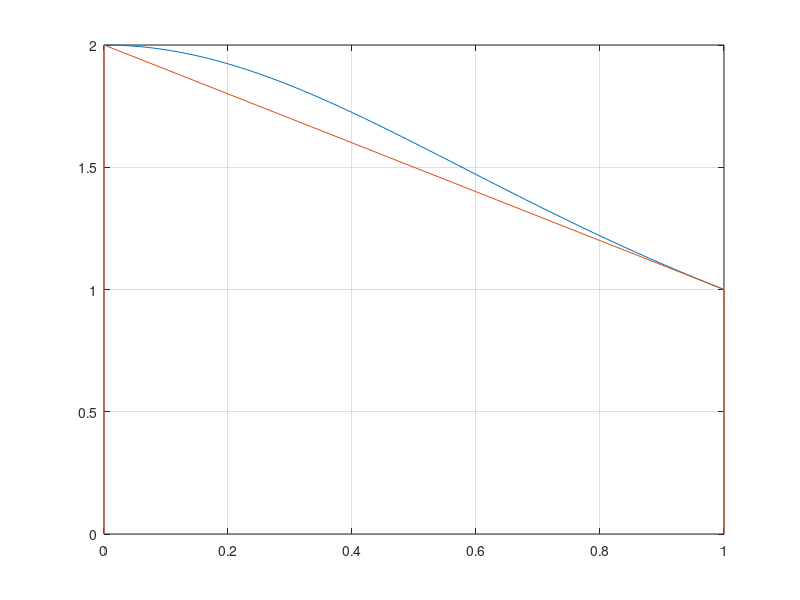

Reproduce this figure in MATLAB.
%1
%a
a=0;
b=1;
f=@(x) 2./(1+x.^2);
trp = ((b-a)/2)*(f(a)+f(b));
fprintf('Ex 1 a) Approx using trapezium = %2.5f\n',trp);


%b
xplot = 0:0.01:1;
fplot = f(xplot);
figure
plot(xplot,fplot)
hold on
grid on
x_trap = [0 0 1 1];
y_trap = [0 f(0) f(1) 0];
plot(x_trap,y_trap)

%c
simp = ((b-a)/6)*(f(a) + 4*f((a+b)/2)+f(b));
fprintf('Ex 1 c) Approx using Simpson = %2.5f\n',simp);

%2
clear
fprintf('\n')
a=1.4;
b=2;
c=1;
d=1.5;
f=@(x,y) log(x+2*y);
trap = (((b-a)*(d-c))/16) * ( f(a,c) + f(a,d) + f(b,c) + f(b,d) + 2*f((a+b)/2,c)+ 2*f((a+b)/2,d)+ 2*f(a,(c+d)/2) + 2*f(b,(c+d)/2) + 4* f((a+b)/2,(c+d)/2)); 
fprintf('Ex 2 Approximation for integral = %2.5f, correct value is %2.5f\n',trap, 0.4295545);

%3
clear
fprintf('\n')
p=75;
r=110;
a=0;
b=2*pi;
f=@(x) (1-((p/r)^2).*sin(x)).^(1/2);

n=10;
h=(b-a)/n;
xk = a + (0:n)*h;
reptrap = ((b-a)/(2*n)) * (f(a)+ f(b) + 2*sum(f(xk(2:n))));
approx = ((60*r)/(r^2-p^2))*reptrap;
fprintf('Ex 3 Approx with n=10 is %2.5f\n',approx);
n=20;
h=(b-a)/n;
xk = a + (0:n)*h;
reptrap = ((b-a)/(2*n)) * (f(a)+ f(b) + 2*sum(f(xk(2:n))));
approx2 = ((60*r)/(r^2-p^2))*reptrap;
fprintf('Ex 3 Approx with n=20 is %2.5f\n',approx2);

%4
clear
fprintf('\n')
a=1;
b=2;
f=@(x) x.*log(x);
n=10;
h=(b-a)/n;
xk = a + (0:n)*h;
reptrap = ((b-a)/(2*n)) * (f(a)+ f(b) + 2*sum(f(xk(2:n))));
fprintf('Ex 4 Approx for n=%d is %2.5f, correct value is %2.5f\n',n,reptrap, 0.6362943688583);

%5
clear
fprintf('\n')
a=0;
b=pi;
f=@(x) 1./(4+sin(20*x));

n=10;
h=(b-a)/n;
xk = a + (0:n)*h;
approx = ((b-a)/(6*n))* (f(a)+f(b)+2*sum(f(xk(2:n)))+4*sum(f((xk(1:n)+xk(2:n+1))/2)));
fprintf('Ex 5 Approx with n=10 is %2.5f\n',approx);

n=30;
h=(b-a)/n;
xk = a + (0:n)*h;
approx = ((b-a)/(6*n))* (f(a)+f(b)+2*sum(f(xk(2:n)))+4*sum(f((xk(1:n)+xk(2:n+1))/2)));
fprintf('Ex 5 Approx with n=30 is %2.5f, correct value is: %2.5f\n',approx, 0.81115);

%6
clear
fprintf('\n');
a=0;
b=0.5;
f=@(t) exp(1).^(-t.^2);

n=4;
h=(b-a)/n;
xk = a + (0:n)*h;
approx = ((b-a)/(6*n))* (f(a)+f(b)+2*sum(f(xk(2:n)))+4*sum(f((xk(1:n)+xk(2:n+1))/2)));
res= (2/sqrt(pi))*approx;
fprintf('Ex 6 Approx with n=%d is %2.9f, actual result = %2.9f\n',n,res,0.520499876);

n=10;
h=(b-a)/n;
xk = a + (0:n)*h;
approx = ((b-a)/(6*n))* (f(a)+f(b)+2*sum(f(xk(2:n)))+4*sum(f((xk(1:n)+xk(2:n+1))/2)));
res= (2/sqrt(pi))*approx;
fprintf('Ex 6 Approx with n=%d is %2.9f, correct value is: %2.9f\n',n,res,0.520499876);

